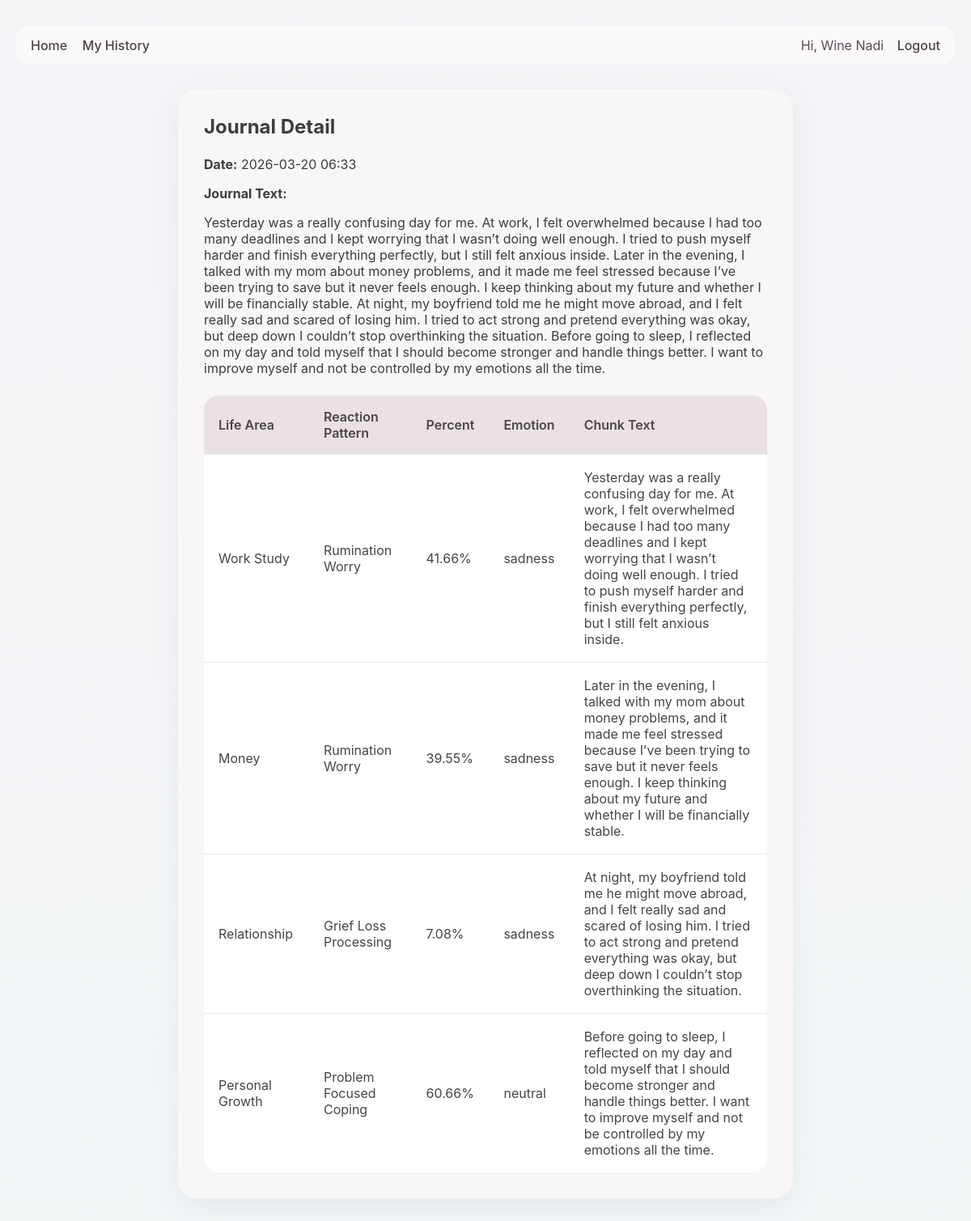
The app's page /history/13 (signed in) with its own data.
### app.py (models this page shows, shortened)
class User(UserMixin, db.Model):
    id = db.Column(db.Integer, primary_key=True)
    username = db.Column(db.String(120), unique=True, nullable=False)
    email = db.Column(db.String(150), unique=True, nullable=False)
    password_hash = db.Column(db.String(255), nullable=False)
    journals = db.relationship("JournalEntry", backref="user", lazy=True, cascade="all, delete-orphan")

class JournalEntry(db.Model):
    id = db.Column(db.Integer, primary_key=True)
    journal_text = db.Column(db.Text, nullable=False)
    created_at = db.Column(db.DateTime, default=datetime.utcnow)
    user_id = db.Column(db.Integer, db.ForeignKey("user.id"), nullable=False)
    analyses = db.relationship("JournalAnalysisRow", backref="journal", lazy=True, cascade="all, delete-orphan")

class JournalAnalysisRow(db.Model):
    id = db.Column(db.Integer, primary_key=True)
    life_area = db.Column(db.String(100), nullable=True)
    chunk_text = db.Column(db.Text, nullable=True)
    reaction_pattern = db.Column(db.String(200), nullable=True)
    percent = db.Column(db.Float, nullable=True)
    emotion = db.Column(db.String(100), nullable=True)
    journal_entry_id = db.Column(db.Integer, db.ForeignKey("journal_entry.id"), nullable=False)

### app.py (the view)
@app.route("/history/<int:entry_id>")
@login_required
def history_detail(entry_id):
    entry = JournalEntry.query.get_or_404(entry_id)
    if entry.user_id != current_user.id:
        flash("Unauthorized action.", "danger")
        return redirect(url_for("history"))
    return render_template("history_detail.html", entry=entry)

### app.py (called while the page is built)
@login_manager.user_loader
def load_user(user_id):
    return User.query.get(int(user_id))

### templates/history_detail.html
{% extends 'base.html' %}
{% block content %}
<div class="history-card">
    <h2>Journal Detail</h2>
    <p><strong>Date:</strong> {{ entry.created_at.strftime('%Y-%m-%d %H:%M') }}</p>
    <p><strong>Journal Text:</strong></p>
    <div style="margin-bottom: 24px;">{{ entry.journal_text }}</div>
    {% if entry.analyses %}
    <table class="history-table">
        <thead>
            <tr>
                <th>Life Area</th>
                <th>Reaction Pattern</th>
                <th>Percent</th>
                <th>Emotion</th>
                <th>Chunk Text</th>
            </tr>
        </thead>
        <tbody>
            {% for row in entry.analyses %}
            <tr>
                <td>{{ row.life_area }}</td>
                <td>{{ row.reaction_pattern }}</td>
                <td>{{ row.percent }}%</td>
                <td>{{ row.emotion }}</td>
                <td>{{ row.chunk_text }}</td>
            </tr>
            {% endfor %}
        </tbody>
    </table>
    {% endif %}
</div>
{% endblock %}

### templates/base.html (shortened to what this page needs)
<!DOCTYPE html>
<html lang="en">
<head>
    <link rel="stylesheet" href="{{ url_for('static', filename='css/style.css') }}">
</head>
<body>
    <div class="page-shell">
        <nav class="top-nav">
            <div class="nav-left">
                <a href="{{ url_for('index') }}">Home</a>
                {% if current_user.is_authenticated %}
                    <a href="{{ url_for('history') }}">My History</a>
                {% endif %}
            </div>
            <div class="nav-right">
                {% if current_user.is_authenticated %}
                    <span class="welcome-text">Hi, {{ current_user.username }}</span>
                    <a href="{{ url_for('logout') }}">Logout</a>
                {% else %}
                    <a href="{{ url_for('login') }}">Login</a>
                    <a href="{{ url_for('register') }}">Register</a>
                {% endif %}
            </div>
        </nav>
        {% block content %}{% endblock %}
    </div>
</body>
</html>

### static/css/style.css (style rules this page uses)
* { box-sizing: border-box; }
body { margin: 0; padding: 0; font-family: "Inter", "Segoe UI", Arial, sans-serif; background: linear-gradient(180deg, #f6f3f7 0%, #f2f6f7 100%); color: #3d3d3d; }
.page-shell { max-width: 1200px; margin: 0 auto; padding: 20px; }
.top-nav { display: flex; justify-content: space-between; align-items: center; margin: 12px 0 24px; padding: 14px 18px; border-radius: 16px; background: rgba(255, 255, 255, 0.55); }
.top-nav a { text-decoration: none; margin-right: 14px; color: #4b4348; font-weight: 500; }
.top-nav a:last-child { margin-right: 0; }
.welcome-text { margin-right: 12px; color: #5b4a55; }
.auth-card, .history-card { max-width: 760px; margin: 30px auto; background: #f8f6f7; padding: 32px; border-radius: 24px; box-shadow: 0 12px 35px rgba(110, 118, 130, 0.10); }
.auth-card h2, .history-card h2 { margin-top: 0; margin-bottom: 22px; }
.history-table { width: 100%; border-collapse: collapse; background: white; border-radius: 14px; overflow: hidden; }
.history-table th, .history-table td { text-align: left; padding: 14px; border-bottom: 1px solid #eee; }
.history-table th { background: #f1ebef; }
.history-table { width: 100%; border-collapse: collapse; background: #fff; border-radius: 18px; overflow: hidden; }
.history-table th { text-align: left; padding: 16px 18px; background: #e9e1e6; color: #4a4548; font-size: 16px; font-weight: 600; }
.history-table td { padding: 18px; border-bottom: 1px solid #eee7eb; vertical-align: middle; color: #454545; font-size: 16px; }
.history-table tr:last-child td { border-bottom: none; }

### records on screen
User: username "Wine Nadi"
JournalEntry: created_at "2026-03-20 06:33", journal_text "Yesterday was a really confusing day for me. At work, I felt overwhelmed because I had too many deadlines and I kept worrying that I wasn’t doing well enough. I tried to push myself harder and finish everything perfectly, but I still felt anxious inside. Later in the evening, I talked with my mom about money problems, and it made me feel stressed because I’ve been trying to save but it never feels enough. I keep thinking about my future and whether I will be financially stable. At night, my boyfriend told me he might move abroad, and I felt really sad and scared of losing him. I tried to act strong and pretend everything was okay, but deep down I couldn’t stop overthinking the situation.…"
JournalAnalysisRow: life_area "Work Study", reaction_pattern "Rumination Worry", percent "41.66", emotion "sadness", chunk_text "Yesterday was a really confusing day for me. At work, I felt overwhelmed because I had too many deadlines and I kept worrying that I wasn’t doing well enough. I tried to push myself harder and finish everything perfectly, but I still felt anxious inside."
JournalAnalysisRow: life_area "Money", reaction_pattern "Rumination Worry", percent "39.55", emotion "sadness", chunk_text "Later in the evening, I talked with my mom about money problems, and it made me feel stressed because I’ve been trying to save but it never feels enough. I keep thinking about my future and whether I will be financially stable."
JournalAnalysisRow: life_area "Relationship", reaction_pattern "Grief Loss Processing", percent "7.08", emotion "sadness", chunk_text "At night, my boyfriend told me he might move abroad, and I felt really sad and scared of losing him. I tried to act strong and pretend everything was okay, but deep down I couldn’t stop overthinking the situation."
JournalAnalysisRow: life_area "Personal Growth", reaction_pattern "Problem Focused Coping", percent "60.66", emotion "neutral", chunk_text "Before going to sleep, I reflected on my day and told myself that I should become stronger and handle things better. I want to improve myself and not be controlled by my emotions all the time."
